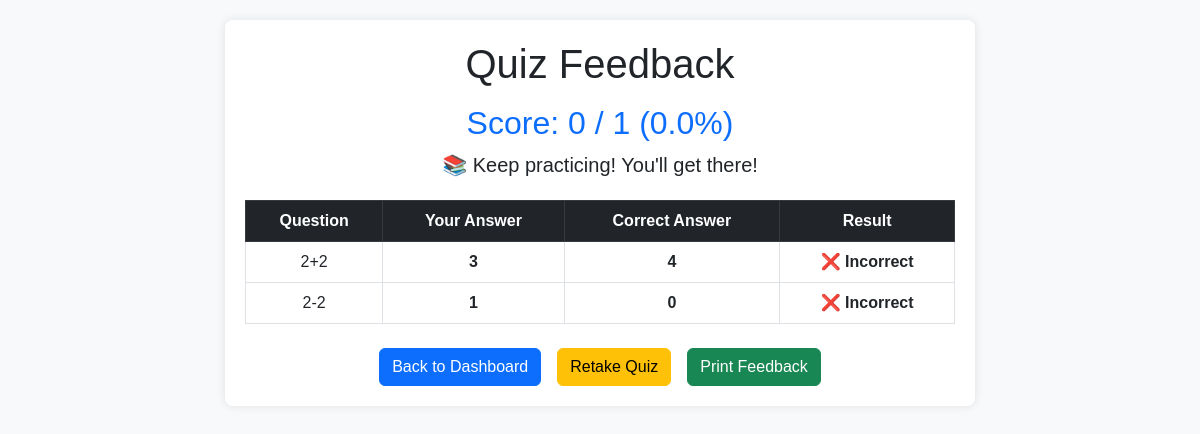
Page /quiz_feedback/1 (signed in) on the earlier database version.
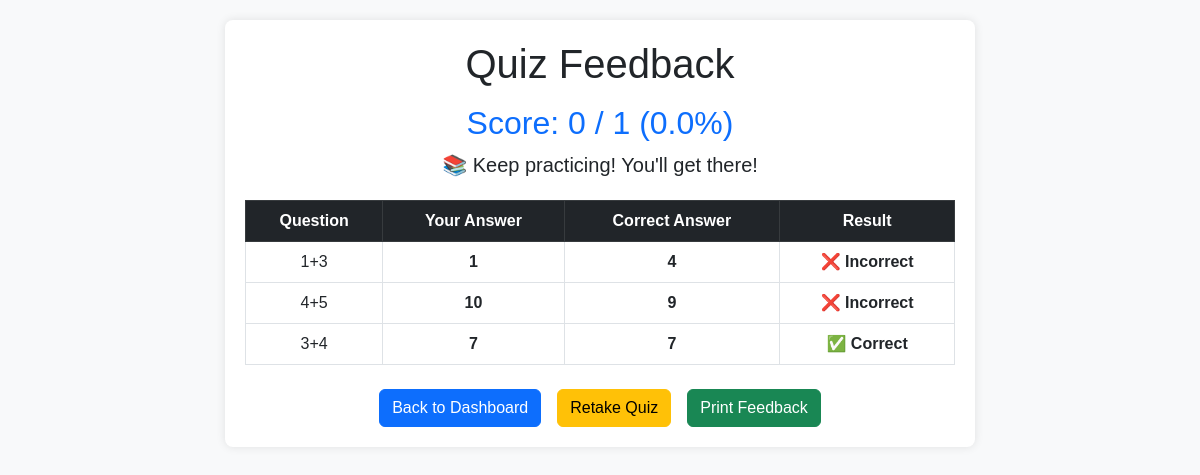
Same page on the later database version.
### models/models.py (models this page shows)
class Question(db.Model):
    id = db.Column(db.Integer, primary_key=True)
    quiz_id = db.Column(db.Integer, db.ForeignKey('quiz.id', ondelete='CASCADE'), nullable=False)
    question_statement = db.Column(db.Text, nullable=False)
    optionA = db.Column(db.String(255), nullable=False)
    optionB = db.Column(db.String(255), nullable=False)
    optionC = db.Column(db.String(255), nullable=False)
    optionD = db.Column(db.String(255), nullable=False)
    correct_option = db.Column(db.String(1), nullable=False)

### app.py (the view)
@app.route('/quiz_feedback/<int:quiz_id>')
def quiz_feedback(quiz_id):
    if 'user_id' not in session:
        flash("Please log in to view quiz feedback.", "error")
        return redirect(url_for('login'))
    user_id = session['user_id']
    quiz = Quiz.query.get_or_404(quiz_id)
    questions = Question.query.filter_by(quiz_id=quiz_id).all()
    if not questions:
        flash("No questions found for this quiz.", "error")
        return redirect(url_for('user_dashboard'))
    responses = UserResponse.query.filter_by(user_id=user_id, quiz_id=quiz_id).all()
    response_dict = {resp.question_id: resp for resp in responses}
    current_score = request.args.get('score', type=int) or 0
    total_questions = request.args.get('total_questions', type=int) or 1  # Prevent division by zero
    percentage = request.args.get('percentage', type=float) or 0.0
    feedback = []
    def get_option_value(question, option_key):
        return getattr(question, f'option{option_key}', "Invalid Option")
    for question in questions:
        user_response = response_dict.get(question.id)
        selected_option_key = user_response.selected_answer if user_response else "No Answer"
        correct_option_key = question.correct_option  #'A', 'B', 'C', or 'D'
        selected_answer = get_option_value(question, selected_option_key) if user_response else "No Answer"
        correct_answer = get_option_value(question, correct_option_key)
        is_correct = user_response.is_correct if user_response else False
        feedback.append({
            "question": question.question_statement,
            "selected": selected_answer,
            "correct": correct_answer,
            "is_correct": is_correct
        })
    return render_template(
        "quiz_feedback.html",
        quiz_id=quiz_id,
        feedback=feedback,
        correct_count=current_score,  # Display current score
        total=total_questions,
        percentage=round(percentage, 2)
    )

### templates/quiz_feedback.html (shortened to what this page needs)
<!DOCTYPE html>
<html lang="en">
<head>
    <link rel="stylesheet" href="https://cdnjs.cloudflare.com/ajax/libs/bootstrap/5.3.0/css/bootstrap.min.css">
</head>
<body>
    {% include 'toastr.html' %}
    <div class="container text-center">
        <h1 class="mb-3">Quiz Feedback</h1>
        <h2 class="text-primary">Score: {{ correct_count }} / {{ total }} ({{ percentage }}%)</h2>
        <p class="lead">
            {% if percentage >= 80 %} 🎉 Excellent! Keep it up! {% elif percentage >= 50 %} 👍 Good effort! Try to improve! {% else %} 📚 Keep practicing! You'll get there! {% endif %}
        </p>
        <table class="table table-bordered">
            <thead class="table-dark">
                <tr>
                    <th>Question</th>
                    <th>Your Answer</th>
                    <th>Correct Answer</th>
                    <th>Result</th>
                </tr>
            </thead>
            <tbody>
                {% for item in feedback %}
                <tr>
                    <td>{{ item.question }}</td>
                    <td class="{% if item.selected == 'No Answer' %}no-answer{% elif item.is_correct %}correct{% else %}incorrect{% endif %}">
                        {{ item.selected if item.selected else "No Answer" }}
                    </td>
                    <td><strong>{{ item.correct }}</strong></td>
                    <td class="{% if item.is_correct %}correct{% else %}incorrect{% endif %}">
                        {% if item.is_correct %}
                            ✅ Correct
                        {% elif item.selected == "No Answer" %}
                            ⚠️ No Answer
                        {% else %}
                            ❌ Incorrect
                        {% endif %}
                    </td>
                </tr>
                {% endfor %}
            </tbody>
        </table>
        <div class="d-flex flex-wrap justify-content-center gap-3 mt-4">
            <a href="{{ url_for('user_dashboard') }}" class="btn btn-primary">
                 Back to Dashboard
            </a>
            <a href="{{ url_for('attempt_quiz', quiz_id=quiz_id) }}" class="btn btn-warning">
                 Retake Quiz
            </a>
            <button class="btn btn-success" onclick="printFeedback()">
                 Print Feedback
            </button>
        </div>
    </div>
</body>
</html>

Differences in the rows shown:
changed Question (number 1 of 3 on the later page): question "2+2" → "1+3"; optionC "3" → "1"
changed Question (number 2 of 3 on the later page): question "2-2" → "4+5"; optionD "1" → "10"; correct "0" → "9"
now on this page (row edited): Question: question "3+4", optionA "7", correct "7", shows "✅ Correct"
